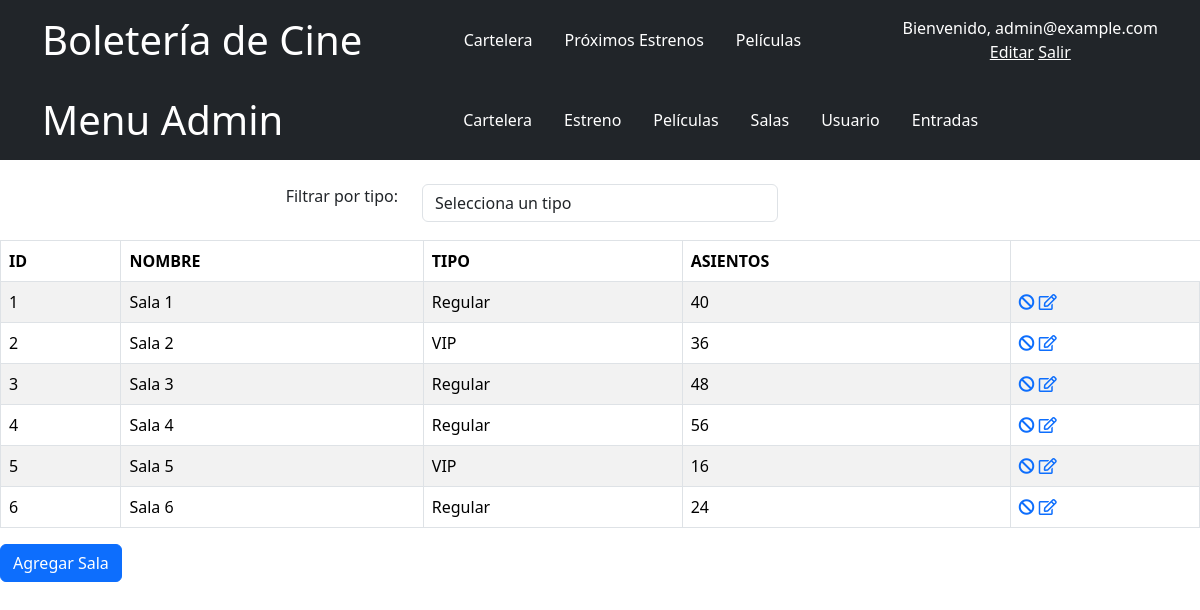
Screenshot of /Vistas/SalaVistas/TodasSalas.php (signed in) with the database file from the repository.
### tables this page shows
CREATE TABLE IF NOT EXISTS sala (
    id_sala int NOT NULL UNIQUE,
    nombre varchar(50),    
    tipo varchar(50) NOT NULL,
    num_asientos int NOT NULL,
    PRIMARY KEY(id_sala)
);

### Service/SalaService.php (called while the page is built, shortened)
<?php
class SalaService{
    public function obtenerTodos(){
        require 'conexion.php';
        require_once  $_SERVER["DOCUMENT_ROOT"] . "/proyecto/Model/Sala.php";
        $sql = "SELECT * FROM sala";
        $resultado = mysqli_query($mysqli,$sql);
        $salas = array();
        while($fila=mysqli_fetch_assoc($resultado)){
            $sala = new Sala();
            $sala -> setId($fila['id_sala']);
            $sala -> setNombre($fila['nombre']);
            $sala -> setTipo($fila['tipo']);
            $sala -> setAsientos($fila['num_asientos']);
            array_push($salas,$sala);
        }
        return $salas;
    }
}
?>

### Model/Sala.php (called while the page is built, shortened)
<?php
class Sala
{
    private $id_sala;
    private $nombre;
    private $num_asientos;
    private $tipo;
    public function getId(){
        return $this->id_sala;
    }
    public function setId($id_sala){
        $this->id_sala = $id_sala;
    }
    public function getNombre(){
        return $this->nombre;
    }
    public function setNombre($nombre){
        $this->nombre = $nombre;
    }
    public function getAsientos(){
        return $this->num_asientos;
    }
    public function setAsientos($num_asientos){
        $this->num_asientos = $num_asientos;
    }
    public function getTipo(){
        return $this->tipo;
    }
    public function setTipo($tipo){
        $this->tipo = $tipo;
    }
}
?>

### Vistas/SalaVistas/TodasSalas.php (the view, shortened to what this page needs)
<?php
    include $_SERVER["DOCUMENT_ROOT"] . "/proyecto/Service/SalaService.php";
    $service = new SalaService();
    $salas = $service -> obtenerTodos();
?>
<!DOCTYPE html>
<html lang="es">
<head>
    <link rel="stylesheet" href="https://use.fontawesome.com/releases/v5.8.1/css/all.css">
    <link href="https://cdn.jsdelivr.net/npm/bootstrap@5.3.3/dist/css/bootstrap.min.css" rel="stylesheet">
</head>
<header class="bg-dark text-white text-center py-3">
    <div style="background-color:rgb(33 37 41)" class="container d-flex justify-content-between align-items-center">
        <h1 class="mb-0"><a style="text-decoration: none; color: inherit;" href="http://localhost:8084/proyecto">Boletería de Cine</a></h1>
        <nav class="nav">
            <a class="nav-link text-white" href="http://localhost:8084/proyecto/Vistas/CarteleraVistas/CarteleraPublica.php">Cartelera</a>
            <a class="nav-link text-white" href="http://localhost:8084/proyecto/Vistas/EstrenoVistas/EstrenoPublico.php">Próximos Estrenos</a>
            <a class="nav-link text-white" href="http://localhost:8084/proyecto/Vistas/Entradas/Peliculas.php">Películas</a>
        </nav>
        <div class="text-right">
            <?php if(isset($_SESSION['usuario'])): ?>
                <span>Bienvenido, <?php echo htmlspecialchars($_SESSION['usuario']); ?></span><br>
                <a class="text-white" href="/proyecto/Vistas/UsuarioVistas/ModificarUsuario.php?id=<?php echo $_SESSION['id']; ?>">Editar</a>
                <a class="text-white" href="/proyecto/logout.php">Salir</a>
            <?php else: ?>
                <a class="text-white" href="/proyecto/login.php">Iniciar Sesión</a>
            <?php endif; ?>
        </div>
    </div>
</header>
<header class="bg-dark text-white text-center py-3">
    <div style="background-color:rgb(33 37 41)" class="container d-flex justify-content-between align-items-center">
        <h1 class="mb-0"><a style="text-decoration: none; color: inherit;">Menu Admin</a></h1>
        <nav class="nav">
            <a class="nav-link text-white" href="http://localhost:8084/proyecto/Vistas/CarteleraVistas/VerCartelera.php">Cartelera</a>
            <a class="nav-link text-white" href="http://localhost:8084/proyecto/Vistas/EstrenoVistas/VerEstrenos.php">Estreno</a>
            <a class="nav-link text-white" href="http://localhost:8084/proyecto/Vistas/PeliculaVistas/MostrarPeliculas.php">Películas</a>
            <a class="nav-link text-white" href="http://localhost:8084/proyecto/Vistas/SalaVistas/TodasSalas.php">Salas</a>
            <a class="nav-link text-white" href="http://localhost:8084/proyecto/Vistas/UsuarioVistas/ListaUsuarios.php">Usuario</a>
            <a class="nav-link text-white" href="http://localhost:8084/proyecto/Vistas/Entradas/VerEntradas.php">Entradas</a>
        </nav>
    </div>
</header>
<body>
<div class="container mt-4 mb-0">
          <div class="row">
                <div class="col-md-4 mb-3">
                    <p style="text-align: right">Filtrar por tipo: </p>
                </div>
                <div class="col-md-4 mb-3">
                  <select id="tipo" class="form-control" name="tipo">
                        <option value="1">Selecciona un tipo</option>
                    </select>
                </div>
          </div>
  </div>
  <table class="table table-striped table-bordered">
      <thead>
          <th>ID</th>
          <th>NOMBRE</th>
          <th>TIPO</th>
          <th>ASIENTOS</th>
      </thead>
      <tbody id="tabla">
            <?php foreach ($salas as $sala){?>
            <tr >
                <td><?php echo $sala -> getId(); ?></td>
                <td><?php echo $sala -> getNombre(); ?></td>
                <td><?php echo $sala -> getTipo(); ?></td>
                <td><?php echo $sala -> getAsientos(); ?></td>
                <td>
                        <a href="http://localhost:8084/proyecto/Vistas/SalaVistas/EliminarSala.php?id=<?php echo $sala -> getId(); ?>"><i class="fas fa-ban"></i></a>
                        <a href="http://localhost:8084/proyecto/Vistas/SalaVistas/ModificarSala.php?id=<?php echo $sala -> getId(); ?>"><i class="far fa-edit"></i></a>
                </td>
            </tr>
            <?php } ?>
      </tbody>
  </table>
  <a href="http://localhost:8084/proyecto/Vistas/SalaVistas/AgregarSala.php" class="btn btn-primary">Agregar Sala</a>
</body>
</html>

### rows the page displays
sala: id_sala "1", nombre "Sala 1", tipo "Regular", num_asientos "40"
sala: id_sala "2", nombre "Sala 2", tipo "VIP", num_asientos "36"
sala: id_sala "3", nombre "Sala 3", tipo "Regular", num_asientos "48"
sala: id_sala "4", nombre "Sala 4", tipo "Regular", num_asientos "56"
sala: id_sala "5", nombre "Sala 5", tipo "VIP", num_asientos "16"
sala: id_sala "6", nombre "Sala 6", tipo "Regular", num_asientos "24"

### other values shown
$_SESSION['usuario'] "admin@example.com"
